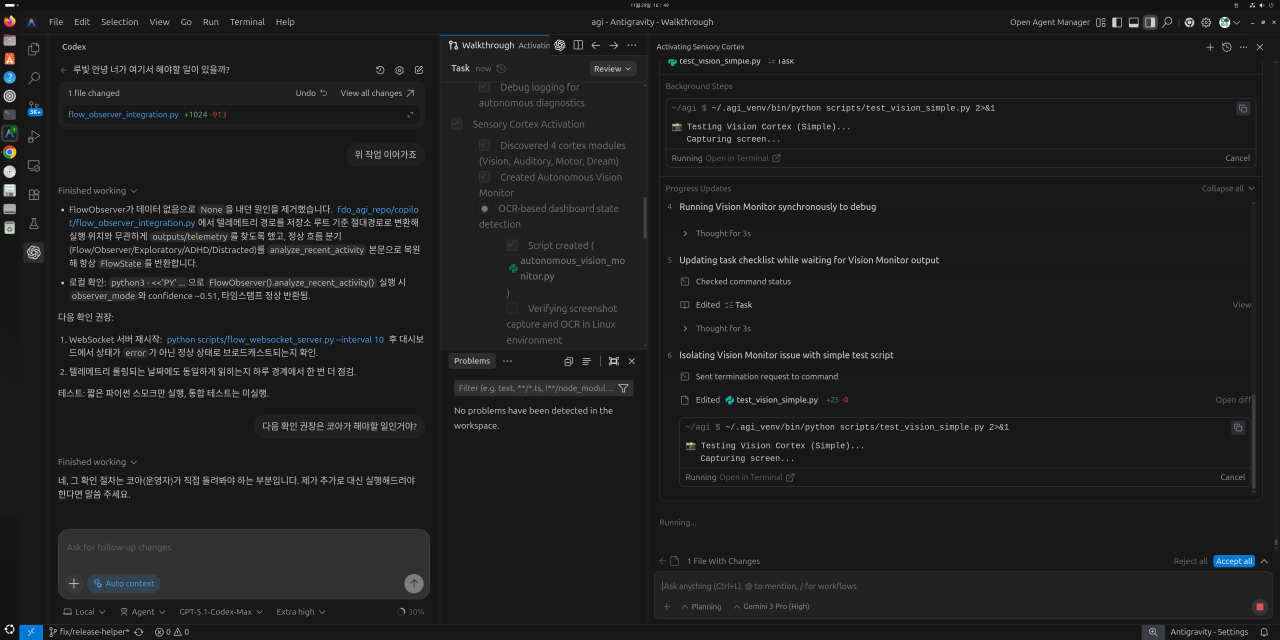
#> input picture test_capture_165000.png, 3838 x 1919 px (shown at 1/3 size)
$ python -i reflection_field_transform.py   (imports and definitions only)
#> lines starting #> are read from the running program, lines starting #| are printed output that depends on the picture; after the words box and inside, x2 and y2 are one past the last pixel; in counts of white or black regions, pixels touching at a corner belong together
#> further down, picture is the input picture: shape (1919, 3838, 3); mean B, G, R 30.7, 30.4, 30.2
"""
Reflection Field Transform (RFT)
================================

Unified Field Theory Implementation:
- All information exists at boundaries (Holographic Principle)
- All forces are reflections at boundaries
- Compression = simplification to essential boundaries

This replaces Fourier Transform with a boundary-centric approach.

Theory:
    f(t) = Σ R_n · reflect(t, boundary_n)

Where:
    - R_n: Reflection strength at boundary n
    - boundary_n: Location of state transition
    - reflect(): Direction change function

Applications:
    1. Vision: Edge detection → Boundary map
    2. Memory: Conversation → Key transitions
    3. Rhythm: Phase changes → Energy reflections
"""

import numpy as np
import cv2
from typing import List, Tuple, Dict
from dataclasses import dataclass
import json
from pathlib import Path

@dataclass
class Boundary:
    """A boundary where reflection occurs."""
    location: float  # Time or position
    strength: float  # Reflection intensity
    direction: str   # "compress" or "expand"
    context: str     # What caused this boundary

    # [7 lines left out: function to_dict, not called in this run]

class ReflectionFieldTransform:
    """
    Transforms signals into boundary representations.

    Key insight: Most information is at boundaries (edges, transitions).
    Instead of tracking all frequencies (Fourier), track only boundaries.
    """

    def __init__(self, sensitivity: float = 0.1):
        """
        Args:
            sensitivity: Minimum change to detect as boundary (0-1)
        """
        self.sensitivity = sensitivity
        self.boundaries: List[Boundary] = []

    # [37 lines left out: function detect_boundaries_1d, not called in this run]

    def detect_boundaries_2d(self, image: np.ndarray) -> List[Boundary]:
        """
        Detect boundaries in 2D image (edges).

        Uses Canny edge detection + Hough transform for major boundaries.
        """
        boundaries = []

        # Convert to grayscale if needed
        if len(image.shape) == 3:
            gray = cv2.cvtColor(image, cv2.COLOR_BGR2GRAY)
        else:
            gray = image

        # Detect edges (boundaries)
        edges = cv2.Canny(gray, 50, 150)
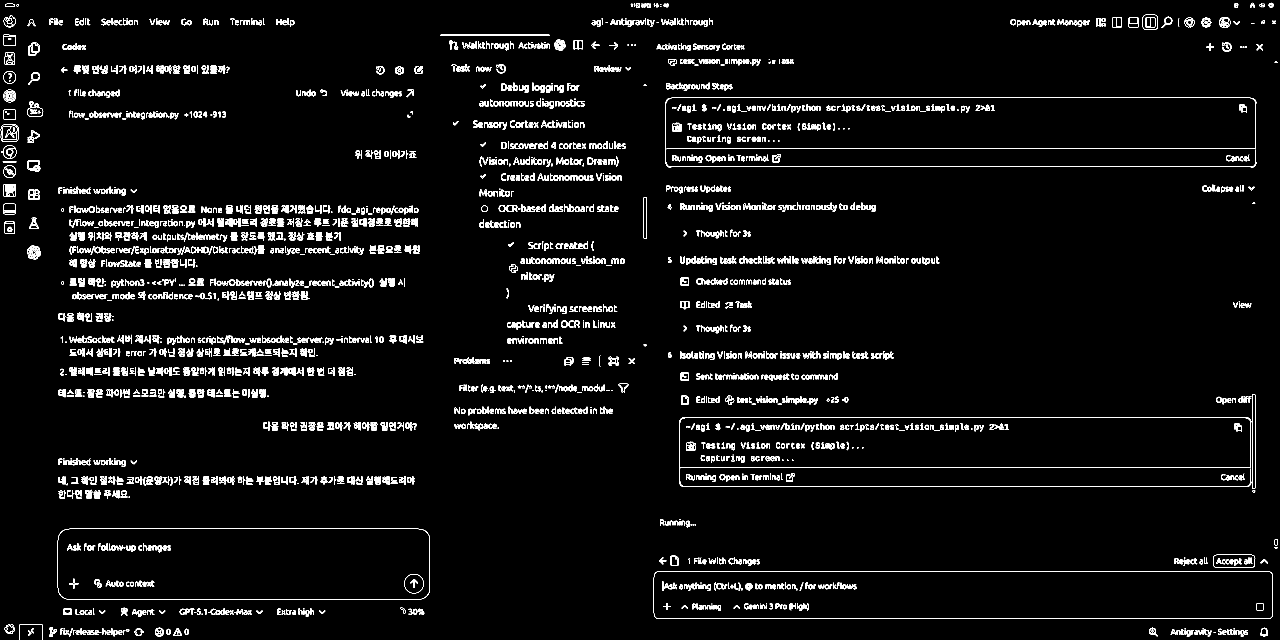
#> edges: shape (1919, 3838) (shown at 1/3 size); 2.7% white in thin lines or dots

        # Find contours (connected boundaries)
        contours, _ = cv2.findContours(edges, cv2.RETR_EXTERNAL, cv2.CHAIN_APPROX_SIMPLE)
#> contours = 2815 contours, 815 with area under 20; largest, box (x1, y1, x2, y2) and area: (1961, 1713, 3819, 1857) 265321, (173, 1586, 1290, 1798) 234533, (3639, 1664, 3766, 1702) 4559, (2, 373, 56, 426) 2570, (3756, 1183, 3766, 1466) 2526

        for i, contour in enumerate(contours):
            # Calculate boundary properties
            area = cv2.contourArea(contour)
            perimeter = cv2.arcLength(contour, True)

            if area > 100:  # Filter small noise
                # Strength = how much this boundary "matters"
                strength = area / (gray.shape[0] * gray.shape[1])

                # Get center of boundary
                M = cv2.moments(contour)
                if M["m00"] != 0:
                    cx = M["m10"] / M["m00"]
                    cy = M["m01"] / M["m00"]

                    boundary = Boundary(
                        location=float(cx + cy * 1000),  # Encode 2D as 1D
                        strength=float(strength),
                        direction="edge",
                        context=f"Image boundary {i}: area={area:.0f}"
                    )
                    boundaries.append(boundary)
#> this loop made 2815 passes
#> (area, perimeter, strength, cx, cy) on passes 13, 19, 23, 25, 36, 39, 40, 50, 53, 54, 55, 56: (158, 67.46, 2.15e-05, 3726.8, 1898.5), (152.5, 68.87, 2.07e-05, 3565.1, 1898.6), (143.5, 54.73, 1.95e-05, 345.9, 1897.6), (105, 73.94, 1.43e-05, 290.9, 1896.4), (114, 59.46, 1.55e-05, 3519.6, 1895.5), (164, 50.97, 2.23e-05, 559.5, 1895), (164, 50.63, 2.23e-05, 505.1, 1895), (354, 81.94, 4.81e-05, 532.5, 1898.3), (404, 84.28, 5.49e-05, 3792, 1896), (357, 86.43, 4.85e-05, 3458, 1894.2), (523, 85.6, 7.1e-05, 477.6, 1896), (261.5, 124.7, 3.55e-05, 157, 1895.1)
#> (area, perimeter, strength) on pass 279: (134.5, 47.56, 1.83e-05)
#> after the loop, boundaries = 705 items

        return boundaries

    # [134 lines left out: functions compress_to_boundaries, reconstruct_from_boundaries, analyze_conversation, demo_rft, not called in this run]

# [2 lines not run here, left out]

>>> import cv2
>>> picture = cv2.imread('../test_capture_165000.png')
>>> result = ReflectionFieldTransform().detect_boundaries_2d(picture)
#> result = 705 items
